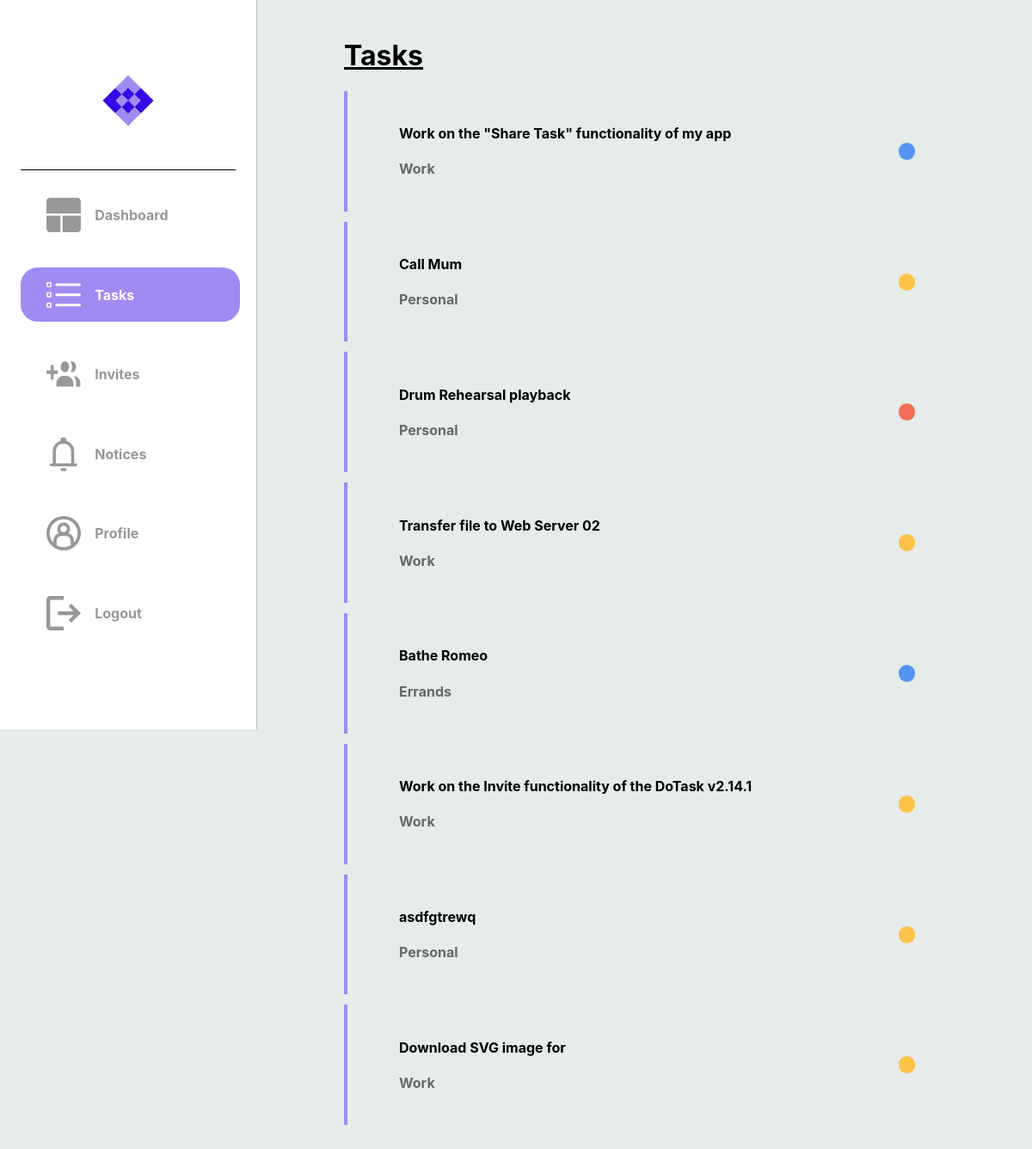
/tasks (signed in), run on an earlier commit of the app's database.
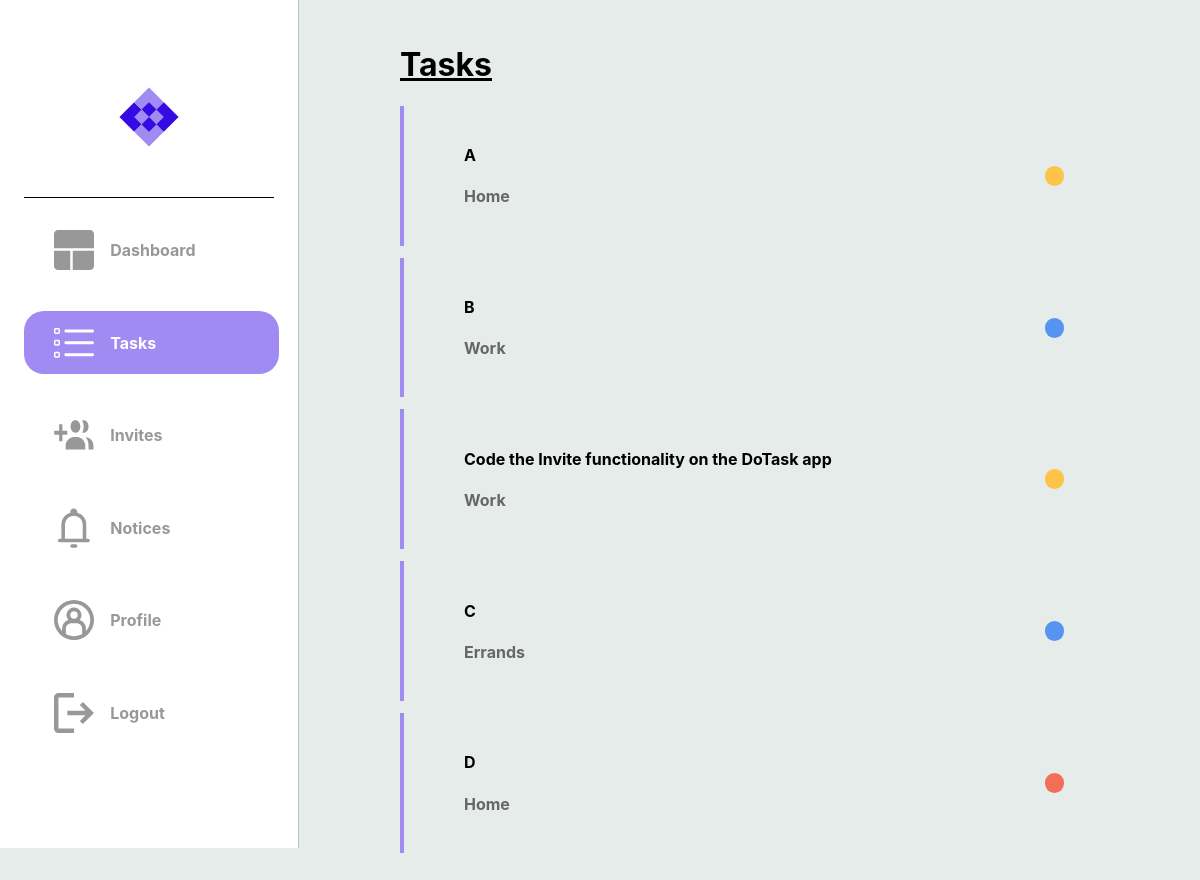
And on a later commit of the database.
### dotask/models.py (models this page shows)
class Task(db.Model):
    __tablename__ = "task"
    id = db.Column(db.Integer, primary_key=True)
    title = db.Column(db.String(100), nullable=False)
    description = db.Column(db.String(400), nullable=False)
    due_date = db.Column(db.Date, nullable=False)
    status = db.Column(Enum(TaskStatus))
    tag = db.Column(Enum(TaskTag))
    users = relationship('User', secondary=user_task,
    backref='tasks')

### dotask/routes.py (the view)
@app.route("/tasks")
@login_required
def hello_tasks():
    try:
        tasks = current_user.tasks
        if tasks:
            return render_template("tasks.html", tasks=tasks)
        else:
            return render_template("tasks.html")
    except:
        return render_template("tasks.html")

### dotask/routes.py (called while the page is built)
@app.after_request
def after_request(response):
    response.headers["Cache-Control"] = "no-cache, no-store, must-revalidate"
    return response

@login_manager.user_loader
def load_user(user_id):
    return User.query.get(user_id)

### dotask/templates/tasks.html (shortened to what this page needs)
{% extends "layout.html" %}
{% block head %}
    <link rel="stylesheet" {% block css_tab_colour %} href="../static/css/tasks.css">
    {% endblock %}
{% endblock %}
{% block task_image_colour %}
    <a class="a2" href="{{ url_for('hello_tasks') }}">
    <div id="logos">
        <img class="imgs" src="../static/svg/tasks_active.svg">
        <h4 class="sidebar-text">Tasks</h4>
    </div>
    </a>
{% endblock task_image_colour %}
{% block tasks %}
    {% if tasks %}
        <h1 class="task-h1">Tasks</h1>
        {% for task in tasks %}
        <a href="{{ url_for('hello_each_task', task_id=task['id']) }}">
        <div class="message-box">
            <div class="message">
                <h4> {{ task['title'] }} </h4>
                <h4 style="color: #676767;"> {{ task.tag.name }} </h4>
            </div>
            <div class="message-dot {% if task.status.name == 'In_Progress' %}progress-task
                {% elif task.status.name == 'Completed' %}completed-task
                {% elif task.status.name == 'Cancelled' %}cancelled-task
                {% else %}unknown-task
                {% endif %}">
            </div>
        </div>
        </a>
        {% endfor %}
        {% else %}
                <div class="message-box">
                    <div class="message">
                        <h2>No Tasks Yet</h2>
                    </div>
                </div>
    {% endif %}
{% endblock tasks %}

What changed in the data, as far as the page shows it:
removed Task: title "Work on the \"Share Task\" functionality of my app", tag.name "Work"
removed Task: title "Call Mum", tag.name "Personal"
removed Task: title "Drum Rehearsal playback", tag.name "Personal"
removed Task: title "Transfer file to Web Server 02", tag.name "Work"
removed Task: title "Bathe Romeo", tag.name "Errands"
removed Task: title "Work on the Invite functionality of the DoTask v2.14.1", tag.name "Work"
removed Task: title "asdfgtrewq", tag.name "Personal"
removed Task: title "Download SVG image for", tag.name "Work"
added Task: title "A", tag.name "Home"
added Task: title "B", tag.name "Work"
added Task: title "Code the Invite functionality on the DoTask app", tag.name "Work"
now on this page (row edited): Task: title "C", tag.name "Errands"
added Task: title "D", tag.name "Home"
